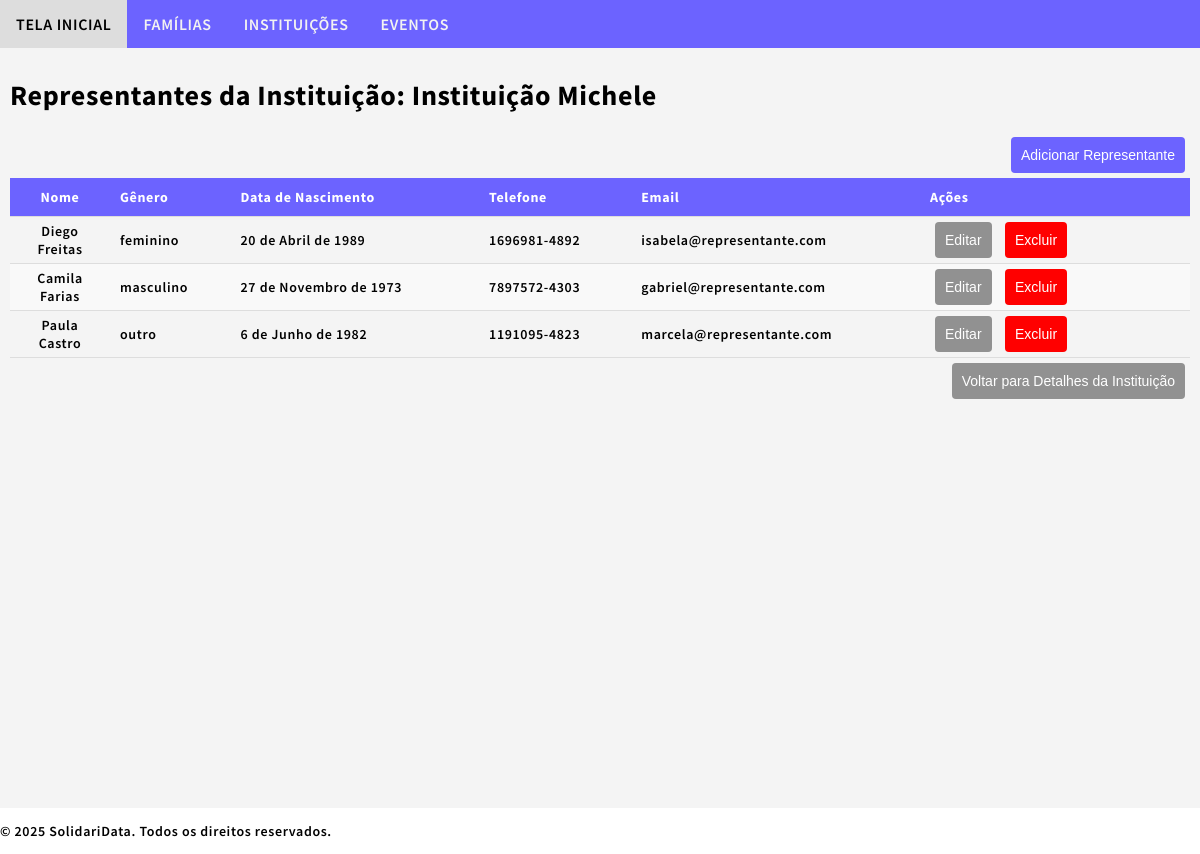
The app's page /sdata/institutions/1/representatives/ with its own data.
### sdata/models.py (models this page shows, shortened)
class Institution(models.Model):
    institution_id = models.AutoField(primary_key=True)
    institution_name = models.CharField(max_length=100, db_index=True)
    institution_type = models.CharField(max_length=11, choices=[('comunitária', 'Comunitária'), ('privada', 'Privada'), ('pública', 'Pública'), ('religiosa', 'Religiosa'), ('outra', 'Outra')], blank=True)
    institution_cnpj = models.CharField(max_length=18, unique=True, blank=True)
    institution_address_street = models.CharField(max_length=65)
    institution_address_number = models.CharField(max_length=10)
    institution_address_neighborhood = models.CharField(max_length=65)
    institution_address_city = models.CharField(max_length=65)
    institution_address_state = models.CharField(max_length=2, choices=Family.BRAZILIAN_STATES, blank=True, default='SP')
    institution_address_zipcode = models.CharField(max_length=10, blank=True)
    institution_address_complement = models.CharField(max_length=255, blank=True)
    institution_phone = models.CharField(max_length=15, blank=True)
    institution_email = models.EmailField(blank=True)
    institution_website = models.URLField(blank=True)
    institution_social_media = models.CharField(max_length=255, blank=True)
    institution_description = models.TextField(blank=True)
    institution_note = models.TextField(blank=True)
    institution_created = models.DateTimeField(auto_now_add=True)
    institution_updated = models.DateTimeField(auto_now=True)

class InstitutionRepresentative(models.Model):
    institution_representative_id = models.AutoField(primary_key=True)
    institution_representative_name = models.CharField(max_length=100, db_index=True)
    institution_representative_gender = models.CharField(max_length=10, choices=[('masculino', 'Masculino'), ('feminino', 'Feminino'), ('outro', 'Outro')], blank=True)
    institution_representative_birthdate = models.DateField(null=True, blank=True)
    institution_representative_id_number = models.CharField(max_length=14, unique=True)
    institution_representative_address_street = models.CharField(max_length=65)
    institution_representative_address_number = models.CharField(max_length=10)
    institution_representative_address_neighborhood = models.CharField(max_length=65)
    institution_representative_address_city = models.CharField(max_length=65)
    institution_representative_address_state = models.CharField(max_length=2, choices=Family.BRAZILIAN_STATES, blank=True, default='SP')
    institution_representative_address_zipcode = models.CharField(max_length=10, blank=True)
    institution_representative_address_complement = models.CharField(max_length=255, blank=True)
    institution_representative_phone = models.CharField(max_length=15, blank=True)
    institution_representative_email = models.EmailField(blank=True)
    institution_representative_note = models.TextField(blank=True)
    institution_representative_institution = models.ForeignKey(Institution, on_delete=models.CASCADE, related_name="representatives")
    institution_representative_created = models.DateTimeField(auto_now_add=True)
    institution_representative_updated = models.DateTimeField(auto_now=True)

### sdata/views.py (the view)
# urls.py: path('sdata/institutions/<int:institution_pk>/representatives/', views.institution_representative_list, name='institution_representative_list'),
def institution_representative_list(request, institution_pk):
    institution = get_object_or_404(Institution, pk=institution_pk)
    representatives = institution.representatives.all()
    return render(request, 'sdata/institution_representative_list.html', {
        'institution': institution,
        'representatives': representatives,
    })

### sdata/templates/sdata/institution_representative_list.html
{% extends "sdata/base.html" %}
{% block content %}
<h1>Representantes da Instituição: {{ institution.institution_name }}</h1>
<div class="form-actions">
    <button type="button" class="btn-primary" onclick="window.location.href='{% url 'institution_representative_create' institution.pk %}'">
        Adicionar Representante
    </button>
</div>
<table>
    <thead>
        <tr>
            <th>Nome</th>
            <th>Gênero</th>
            <th>Data de Nascimento</th>
            <th>Telefone</th>
            <th>Email</th>
            <th>Ações</th>
        </tr>
    </thead>
    <tbody>
        {% for representative in representatives %}
        <tr>
            <td>{{ representative.institution_representative_name }}</td>
            <td>{{ representative.institution_representative_gender }}</td>
            <td>{{ representative.institution_representative_birthdate }}</td>
            <td>{{ representative.institution_representative_phone }}</td>
            <td>{{ representative.institution_representative_email }}</td>
            <td>
                <button type="button" class="btn-secondary" onclick="window.location.href='{% url 'institution_representative_update' institution.pk representative.pk %}'">
                    Editar
                </button>
                <button type="button" class="btn-danger" onclick="window.location.href='{% url 'institution_representative_delete' institution.pk representative.pk %}'">
                    Excluir
                </button>
            </td>
        </tr>
        {% empty %}
        <tr>
            <td colspan="6" style="text-align: center;">Nenhum representante cadastrado.</td>
        </tr>
        {% endfor %}
    </tbody>
</table>
<div class="form-actions">
    <button type="button" class="btn-secondary" onclick="window.location.href='{% url 'institution_detail' institution.pk %}'">
        Voltar para Detalhes da Instituição
    </button>
</div>
{% endblock %}

### sdata/static/sdata/styles.css (style rules this page uses)
body { margin:0; font: 600 14px 'Source Sans Pro', sans-serif; letter-spacing: 0.64px; color: #000000; }
button { display: inline-block; padding: 10px 10px; margin: 5px 5px; border: none; border-radius: 4px; font-size: 14px; cursor: pointer; transition: 0.5s; }
button.btn-primary { background-color: #6c63ff; color: #fff; }
button.btn-secondary { background-color: #919191; color: #fff; }
button.btn-danger { background-color: red; color: #fff; }
.form-actions { text-align: right; }
table { width: 100%; border-collapse: collapse; margin: 0px 0; table-layout: auto; border-collapse: collapse; }
th, td { padding: 10px; text-align: left; border-bottom: 1px solid #ddd; margin: 0px; width: min-content; }
th { background-color: #6c63ff; text-align: left; color: white; }
th:first-child, td:first-child { width: 80px; text-align: center; }
th:nth-child(2), td:nth-child(2) { margin-right:auto; width:max-content; }
th:last-child, td:last-child { width: 250px; }
td { padding: 0px 10px; }
tbody > tr:nth-of-type(even) { background-color: #f9f9f9; }

### records on screen
Institution: institution_name "Instituição Michele"
InstitutionRepresentative: institution_representative_name "Diego Freitas", institution_representative_gender "feminino", institution_representative_birthdate "20 de Abril de 1989", institution_representative_phone "1696981-4892", institution_representative_email "isabela@representante.com"
InstitutionRepresentative: institution_representative_name "Camila Farias", institution_representative_gender "masculino", institution_representative_birthdate "27 de Novembro de 1973", institution_representative_phone "7897572-4303", institution_representative_email "gabriel@representante.com"
InstitutionRepresentative: institution_representative_name "Paula Castro", institution_representative_gender "outro", institution_representative_birthdate "6 de Junho de 1982", institution_representative_phone "1191095-4823", institution_representative_email "marcela@representante.com"
